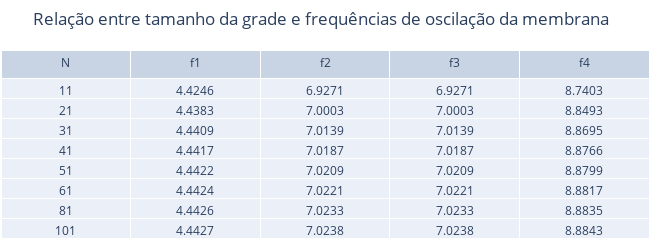

Notebook source saved alongside this figure:
### Code cell
F=[1,2,3,4]
plt.figure(figsize=(10,6))
for i in range (len(N)):
    plt.plot(F[:],Freq.T[:,i],marker = '.')
plt.grid(color = 'green', linestyle = '--', linewidth = 0.5)
plt.xlabel("Número da frequência")
plt.ylabel("Frequência")
plt.xticks(F)
plt.legend(N) 
plt.show()

Freq=np.round(Freq,4)
fig = go.Figure(data=[go.Table(header=dict(values=['N','f1','f2','f3', 'f4']),
                cells=dict(values=[N,Freq.T[0,:],Freq.T[1,:],Freq.T[2,:],Freq.T[3,:]]))
                     ])
fig.update_layout(width=650,height=240,margin_b=1,margin_l=1,margin_r=1,margin_t=50,
                  title_text="Relação entre tamanho da grade e frequências de oscilação da membrana")
fig.show()

### Figure 1 — Plotly figure (JSON) as saved in the notebook; plotly's stock layout.template omitted (floating-point values rounded to 4 significant figures)
{"data": [{"cells": {"values": [[11, 21, 31, 41, 51, 61, 81, 101], [4.425, 4.438, 4.441, 4.442, 4.442, 4.442, 4.443, 4.443], [6.927, 7.0, 7.014, 7.019, 7.021, 7.022, 7.023, 7.024], [6.927, 7.0, 7.014, 7.019, 7.021, 7.022, 7.023, 7.024], [8.74, 8.849, 8.87, 8.877, 8.88, 8.882, 8.883, 8.884]]}, "header": {"values": ["N", "f1", "f2", "f3", "f4"]}, "type": "table"}], "layout": {"height": 240, "margin": {"b": 1, "l": 1, "r": 1, "t": 50}, "title": {"text": "Relação entre tamanho da grade e frequências de oscilação da membrana"}, "width": 650}}
